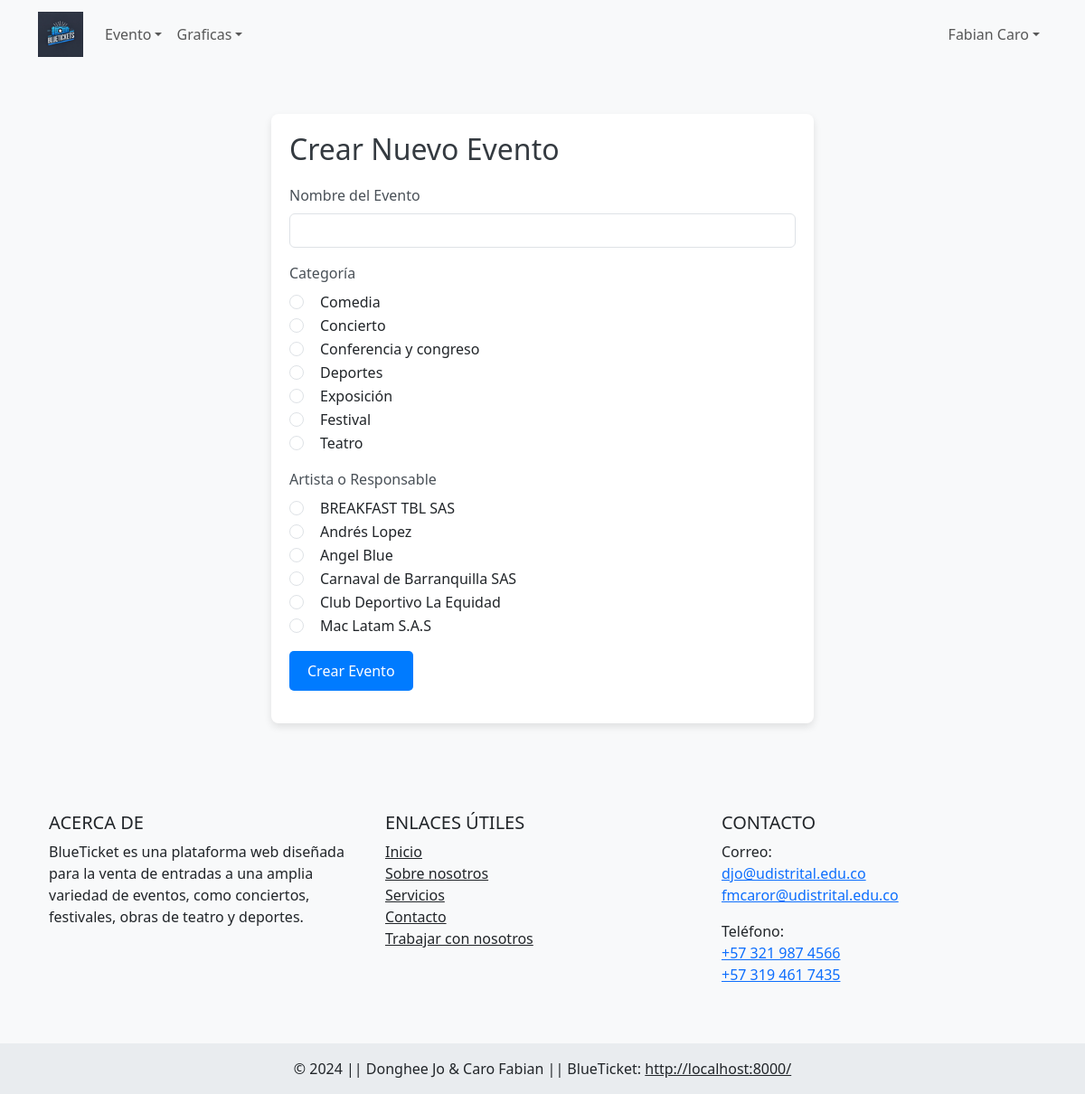
Screenshot of /nuevoEvento (signed in) with the database file from the repository.
### tables this page shows
CREATE TABLE `proveedor` (
  `idProveedor` int NOT NULL AUTO_INCREMENT,
  `nombre` varchar(45) NOT NULL,
  `apellido` varchar(45) NOT NULL,
  `correo` varchar(45) NOT NULL,
  `clave` varchar(45) NOT NULL,
  `estado` int DEFAULT '0',
  PRIMARY KEY (`idProveedor`),
  UNIQUE KEY `correo_UNIQUE` (`correo`),
  CONSTRAINT `proveedor_chk_1` CHECK ((`estado` in (0,1,2)))
);

CREATE TABLE `categoria` (
  `idCategoria` int NOT NULL AUTO_INCREMENT,
  `nombre` varchar(45) NOT NULL,
  PRIMARY KEY (`idCategoria`)
);

CREATE TABLE `artista` (
  `idArtista` int NOT NULL AUTO_INCREMENT,
  `nombre` varchar(45) NOT NULL,
  PRIMARY KEY (`idArtista`)
);

### src/Logic/Proveedor.php (called while the page is built, shortened)
<?php
require_once(__DIR__ . '/../Database/Conexion.php');
require_once(__DIR__ . '/Categoria.php');
require_once(__DIR__ . '/Artista.php');
class Proveedor
{
    private $idProveedor;
    private $nombre;
    private $apellido;
    public function __construct(
        $idProveedor = 0,
        $nombre = "",
        $apellido = "",
        $correo = "",
        $clave = "",
        $estado = 0,
    ) {
        $this->idProveedor = $idProveedor;
        $this->nombre = $nombre;
        $this->apellido = $apellido;
    }
    public function getNombre()
    {
        return $this->nombre;
    }
    public function getApellido()
    {
        return $this->apellido;
    }
    public function consultar()
    {
        $conexion = new Conexion();
        $conexion->abrirConexion();
        $proveedorDAO = new ProveedorDAO($this->idProveedor);
        $conexion->ejecutarConsulta($proveedorDAO->consultar());
        $registro = $conexion->siguienteRegistro();
        $this->nombre = $registro[0];
        $this->apellido = $registro[1];
    }
}

### src/Database/Conexion.php (called while the page is built, shortened)
<?php
class Conexion{
    private $mysqlConexion;
    private $resultado;
    public function abrirConexion(){
        $this -> mysqlConexion = new mysqli("localhost", "root", "1234", "blueticketv3");
    }
    public function ejecutarConsulta($sentenciaSQL){
        $this -> resultado = $this -> mysqlConexion -> query($sentenciaSQL);
    }
    public function siguienteRegistro(){
        return $this -> resultado -> fetch_row();
    }
}
?>

### src/Logic/Categoria.php (called while the page is built, shortened)
<?php
require_once (__DIR__ . '/../Database/Conexion.php');
require_once (__DIR__ . '/../Persistence/CategoriaDAO.php');
class Categoria{
    private $idCategoria;
    private $nombre;
    public function getIdCategoria() {
        return $this->idCategoria;
    }
    public function getNombre() {
        return $this->nombre;
    }
    public function __construct($idCategoria=0, $nombre=""){
        $this -> idCategoria = $idCategoria;
        $this -> nombre = $nombre;
    }
    public function consultarTodos(){
        $categorias = array();
        $conexion = new Conexion();
        $conexion -> abrirConexion();
        $categoriaDAO = new CategoriaDAO();
        $conexion -> ejecutarConsulta($categoriaDAO -> consultarTodos());
        while($registro = $conexion -> siguienteRegistro()){
            $categoria = new Categoria($registro[0], $registro[1]);
            array_push($categorias, $categoria);
        }
        return $categorias;
    }
}
?>

### src/Persistence/CategoriaDAO.php (called while the page is built, shortened)
<?php
class CategoriaDAO{
    public function consultarTodos(){
        return "select idCategoria, nombre
                from Categoria
                order by nombre asc";
    }
}
?>

### src/Logic/Artista.php (called while the page is built, shortened)
<?php
require_once (__DIR__ . '/../Database/Conexion.php');
require_once (__DIR__ . '/../Persistence/ArtistaDAO.php');
class Artista{
    private $idArtista;
    private $nombre;
    public function getIdArtista() {
        return $this->idArtista;
    }
    public function getNombre() {
        return $this->nombre;
    }
    public function __construct($idArtista=0, $nombre=""){
        $this -> idArtista = $idArtista;
        $this -> nombre = $nombre;
    }
    public function consultarTodos(){
        $artistas = array();
        $conexion = new Conexion();
        $conexion -> abrirConexion();
        $artistaDAO = new ArtistaDAO();
        $conexion -> ejecutarConsulta($artistaDAO -> consultarTodos());
        while($registro = $conexion -> siguienteRegistro()){
            $artista = new Artista($registro[0], $registro[1]);
            array_push($artistas, $artista);
        }
        return $artistas;
    }
}
?>

### src/Persistence/ArtistaDAO.php (called while the page is built, shortened)
<?php
class ArtistaDAO{
    public function consultarTodos(){
        return "select idArtista, nombre
                from Artista
                order by nombre asc";
    }
}
?>

### public/views/proveedor/nuevoEvento.php (the view, shortened to what this page needs)
<?php
require_once(__DIR__ . '/../../../src/Logic/Artista.php');
require_once(__DIR__ . '/../../../src/Logic/Categoria.php');
?>
<div class="container form-container">
    <h2>Crear Nuevo Evento</h2>
    <form action="/nuevoEvento" method="POST">
        <div class="mb-3">
            <label for="nombre" class="form-label">Nombre del Evento</label>
            <input type="text" class="form-control" id="nombre" name="nombre" required>
        </div>
        <div class="mb-3">
            <label class="form-label">Categoría</label><br>
            <?php
            $categoria = new Categoria();
            $categorias = $categoria->consultarTodos();
            foreach ($categorias as $categoriaActual) {
                echo '<div class="form-check">';
                echo '<input class="form-check-input" type="radio" name="idCategoria" value="' . $categoriaActual->getIdCategoria() . '" required>';
                echo '<label class="form-check-label">' . $categoriaActual->getNombre() . '</label>';
                echo '</div>';
            }
            ?>
        </div>
        <div class="mb-3">
            <label class="form-label">Artista o Responsable</label><br>
            <?php
            $artista = new Artista();
            $artistas = $artista->consultarTodos();
            foreach ($artistas as $temp) {
                echo '<div class="form-check">';
                echo '<input class="form-check-input" type="radio" name="idArtista" value="' . $temp->getIdArtista() . '" required>';
                echo '<label class="form-check-label">' . $temp->getNombre() . '</label>';
                echo '</div>';
            }
            ?>
        </div>
        <button type="submit" name="submit" class="submit-btn btn btn-primary">Crear Evento</button>
    </form>
</div>

### public/views/shared/navbarProveedor.php (shortened to what this page needs)
<?php
$idProveedor = $_SESSION["idProveedor"];
require_once(__DIR__ . '/../../../src/Logic/Proveedor.php');
$proveedor = new Proveedor($idProveedor);
$proveedor->consultar();
?>
<nav class="navbar navbar-expand-lg bg-body-tertiary">
	<div class="container">
		<a class="navbar-brand" href="/admin"><img src="/assets/images/logo.webp" width="50" /></a>
		<div class="collapse navbar-collapse" id="navbarNavDropdown">
			<ul class="navbar-nav me-auto">
				<li class="nav-item dropdown"><a class="nav-link dropdown-toggle"
						href="#" role="button" data-bs-toggle="dropdown"
						aria-expanded="false">Evento</a>
				</li>
				<li class="nav-item dropdown"><a class="nav-link dropdown-toggle"
						href="#" role="button" data-bs-toggle="dropdown"
						aria-expanded="false">Graficas</a>
				</li>
			</ul>
			<ul class="navbar-nav">
				<li class="nav-item dropdown">
					<a class="nav-link dropdown-toggle" href="#" role="button" data-bs-toggle="dropdown" aria-expanded="false">
						<?php echo $proveedor->getNombre() . " " . $proveedor->getApellido() ?></a>
				</li>
			</ul>
		</div>
	</div>
</nav>

### public/assets/css/estilos.css (style rules this page uses)
html, body { height: 100%; margin: 0; background-color: #f8f9fa; display: flex; flex-direction: column; }
.container { flex: 1; }
ul { list-style-type: none; padding-left: 0; }
.form-container { max-width: 600px; margin: 50px auto; padding: 20px; background-color: white; border-radius: 8px; box-shadow: 0 4px 8px rgba(0, 0, 0, 0.1); }
.form-container h2 { margin-bottom: 20px; color: #343a40; }
.form-label { font-weight: 500; color: #495057; }
.form-check-label { margin-left: 10px; }
.submit-btn, .event-btn { background-color: #007bff; border: none; color: white; padding: 10px 20px; border-radius: 5px; transition: background-color 0.3s; }

### rows the page displays
proveedor: nombre "Fabian", apellido "Caro"
categoria: nombre "Comedia"
categoria: nombre "Concierto"
categoria: nombre "Conferencia y congreso"
categoria: nombre "Deportes"
categoria: nombre "Exposición"
categoria: nombre "Festival"
categoria: nombre "Teatro"
artista: nombre "BREAKFAST TBL SAS"
artista: nombre "Andrés Lopez"
artista: nombre "Angel Blue"
artista: nombre "Carnaval de Barranquilla SAS"
artista: nombre "Club Deportivo La Equidad"
artista: nombre "Mac Latam S.A.S"
